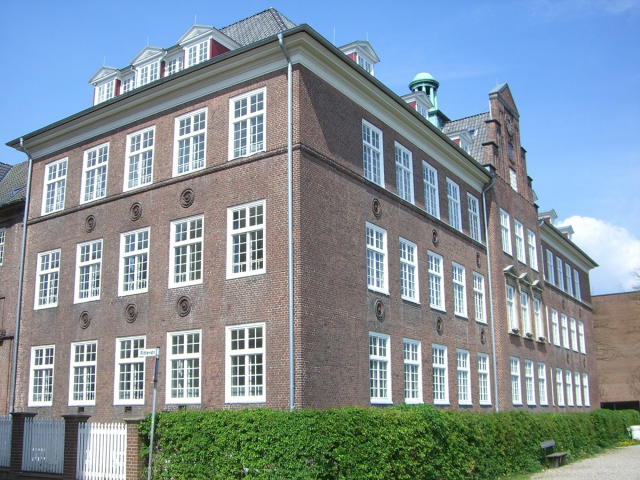
#> input picture images/Building.png, 1280 x 960 px (shown at 1/2 size)
$ jupyter execute --allow-errors building.ipynb   (shell and % lines are left out)
#> lines starting #> are read from the running program, lines starting #| are printed output that depends on the picture; after the words box and inside, x2 and y2 are one past the last pixel; in counts of white or black regions, pixels touching at a corner belong together
### tools.py
import numpy as np
from matplotlib import pyplot as plt
import matplotlib.cm as cm

#############################################################################

def multiPlot( n, m, img_tuple, title_tuple, cmap_tuple=None, dispType_tuple=None, vmin_tuple=None, vmax_tuple=None):
    plt.figure(figsize=(20,10))
    for i in np.arange( n * m):
        if img_tuple[i] is None:
            continue

        if cmap_tuple is not None:
            cmap = cmap_tuple[i]
        else:
            cmap=None

        if dispType_tuple is not None:
            dispType = dispType_tuple[i]
        else:
            dispType=None

        if vmin_tuple is not None:
            vmin = vmin_tuple[i]
        elif dispType == 'histogram':
            vmin = 0
        else:
            vmin=None

        if vmax_tuple is not None:
            vmax = vmax_tuple[i]
        elif dispType == 'histogram':
            vmax = 255
        else:
            vmax=None

        if dispType == 'histogram':
            plt.subplot( n, m, i + 1), plt.hist( img_tuple[i].ravel(), bins=256, range=( vmin, vmax)) #, fc='k', ec='k')
        else:
            plt.subplot( n, m, i + 1), plt.imshow( img_tuple[i], cmap=cmap, vmin=vmin, vmax=vmax)
            plt.xticks([]), plt.yticks([])

        plt.title( title_tuple[i])

    #manager = plt.get_current_fig_manager()
    #manager.resize(*manager.window.maxsize())
    plt.show()

#############################################################################

def saturate_cast_uint8( image):
    return np.where( image > 255.0, 255.0, np.where( image < 0.0, 0.0, image)).astype( np.uint8)

#############################################################################

from matplotlib.colors import LinearSegmentedColormap

# [8 lines left out: function getRandomColorMap, not called in this run]

### building.ipynb
[cell 1]
import numpy as np                     # Numerical algorithms on arrays
import cv2                             # OpenCV
from matplotlib import pyplot as plt   # Plot library
import matplotlib.cm as cm             # Image color map
import tools                           # A few helpers to plot multiple images
from PIL import Image                  # For rescaling images
from ipywidgets import interact, fixed # Interact with images

[cell 2]
img_link = 'images/Building.png'

[cell 3]
imm = Image.open(img_link)
#> imm is the input picture: PIL image 1280x960 RGB; mean R, G, B 132.4, 146.5, 155
imm= imm.quantize(2)
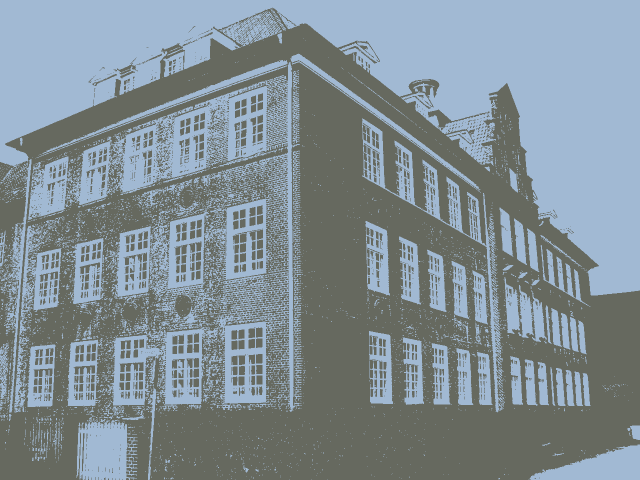
#> imm: PIL image 1280x960 P (shown at 1/2 size); mean R, G, B 129.5, 142.3, 149.1

tools.multiPlot(1, 1, (imm,), ('imm',), cmap_tuple=(cm.gray,))

imm2 = np.asarray(imm)
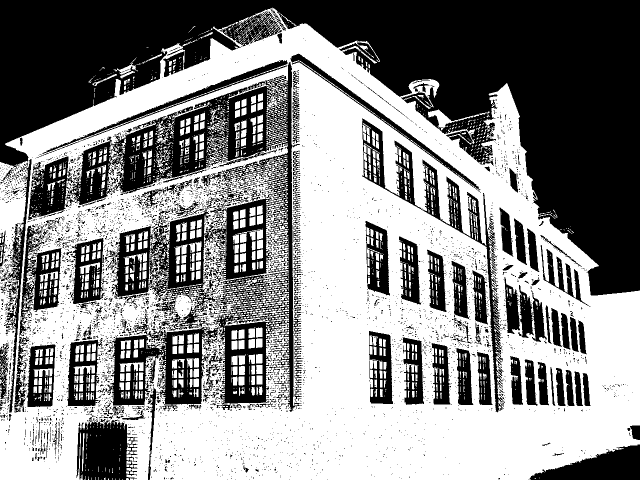
#> imm2: shape (960, 1280) (shown at 1/2 size); values 0 (black) and 1 (white), 53.3% white; 4626 black regions (4309 under 20 px), largest, box (x1, y1, x2, y2) and area: (0, 0, 1280, 591) 292631, (56, 124, 604, 824) 117038, (724, 237, 1009, 825) 15434
print(type(imm2))
#| <class 'numpy.ndarray'>
tools.multiPlot(1, 1, (imm2,), ('imm2',), cmap_tuple=(cm.gray,))

#> (the rest of this cell did not finish here and is left out)

[cell 4]
#histogram

import matplotlib.cm as cm

gray = cv2.imread(img_link, cv2.IMREAD_GRAYSCALE)
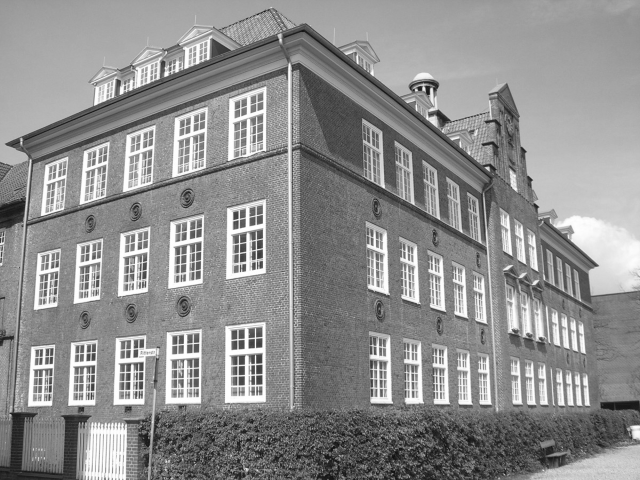
#> gray: shape (960, 1280) (shown at 1/2 size); min 6, max 255, mean 142.8

hist_np, bins = np.histogram( gray.ravel(),256,[0,256])
#> hist_np = 256 values, max 14459 at index 162, min 0 at index 0, mean 4800; bins = 257 values from 0 to 256

hist_cv = cv2.calcHist( [gray],[0],None,[256],[0,256])
#> hist_cv has the same summary as hist_np

# Plot an histogram with matplotlib
plt.hist(gray.ravel(), bins=256, range=(0,255))
plt.show()
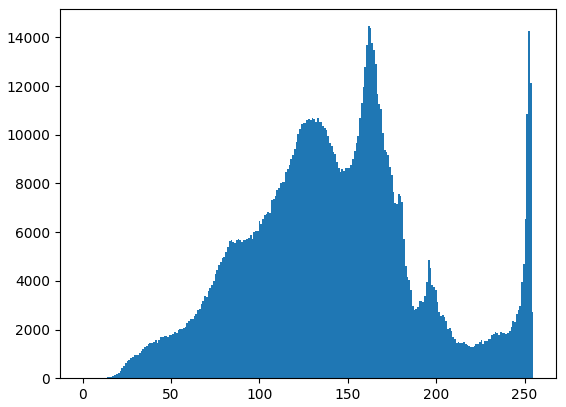
#> figure drawn by matplotlib, 1 panel; tallest bar 14459 high, from x = 161.4 to 162.4

[cell 5]
# prefiltrering and scaling

img = cv2.imread(img_link, cv2.IMREAD_GRAYSCALE)
img = imm2

iGausKernelSize = 7
imgFilt = cv2.GaussianBlur(img, (iGausKernelSize, iGausKernelSize), 0)
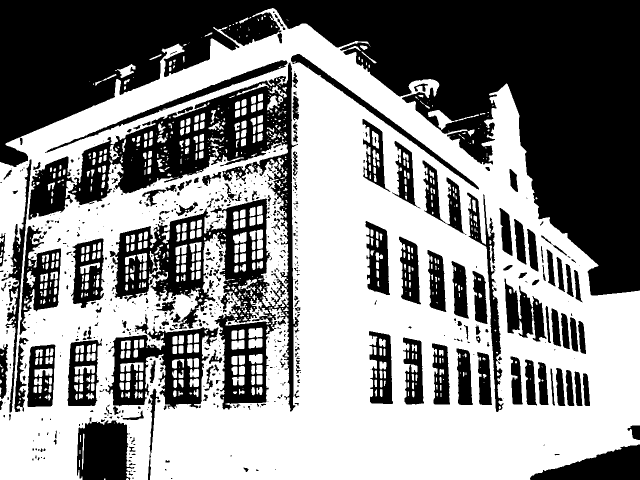
#> imgFilt: shape (960, 1280) (shown at 1/2 size); values 0 (black) and 1 (white), 54.1% white; 731 black regions (476 under 20 px), largest, box (x1, y1, x2, y2) and area: (0, 0, 1280, 591) 296369, (136, 125, 598, 823) 95094, (211, 628, 437, 818) 16872

medianBlurKernelSize = 7
#imgFilt = cv2.medianBlur(img, medianBlurKernelSize)

#imgFilt = cv2.bilateralFilter(img, 20, 100, 60)


threshVal = 1
ret, imgThres = cv2.threshold(img, threshVal, 255, cv2.THRESH_TOZERO)
#> imgThres: shape (960, 1280); every value is 0
#> ret = 1
# [4 lines of commented-out code are left out]

iReducFactor = 2
iStart = iReducFactor // 2
imgReduc = imgThres[iStart::iReducFactor, iStart::iReducFactor]
#> imgReduc: shape (480, 640); every value is 0

# compute the median of the single channel pixel intensities
med = np.median(imgReduc)
#> med = 0

# apply automatic Canny edge detection using the computed median
sigma = 0.3
loThreshold = int( max( 0, (1.0 - sigma) * med))
#> loThreshold = 0
hiThreshold = int( min( 255, (1.0 + sigma) * med))
#> hiThreshold = 0


edges = cv2.Canny(imgReduc, loThreshold, hiThreshold, apertureSize=3, L2gradient=False)
edges_dilated = cv2.dilate(edges, np.ones((2,2), dtype=np.uint8))

edges = edges_dilated

# plot all the images
tools.multiPlot( 1, 2, (img, imgFilt,),
                       ('Normal', 'GaussianBlur', ),
                        cmap_tuple=(cm.gray, cm.gray, ))

tools.multiPlot(1, 2, ( imgThres, edges,), ('thresholding', 'Edges',), cmap_tuple=(cm.gray, cm.gray,))

tools.multiPlot(1, 1, (edges_dilated,), ('Edges dilated',), cmap_tuple=(cm.gray,))

[cell 6]
# prefiltrering and scaling - from TP

img = cv2.imread(img_link, cv2.IMREAD_GRAYSCALE)

iGausKernelSize = 11
imgFilt = cv2.GaussianBlur(img, (iGausKernelSize, iGausKernelSize), 0)


iReducFactor = 2
iStart = iReducFactor // 2
imgReduc = imgFilt[iStart::iReducFactor, iStart::iReducFactor]
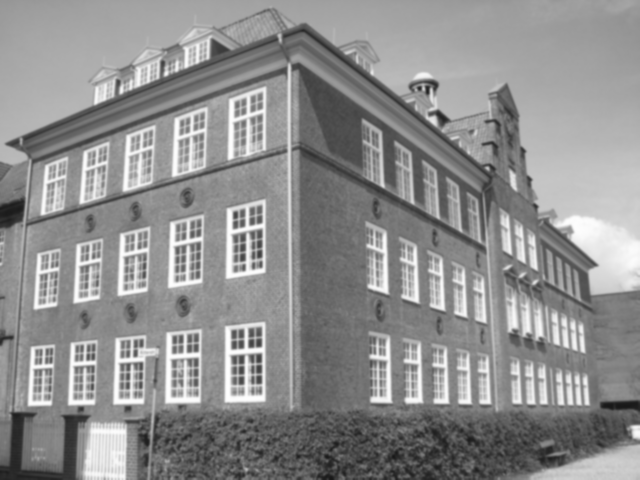
#> imgReduc: shape (480, 640); min 24, max 254, mean 142.7


# compute the median of the single channel pixel intensities
med = np.median(imgReduc)
#> med = 144


# apply automatic Canny edge detection using the computed median
sigma = 0.3
loThreshold = int( max( 0, (1.0 - sigma) * med))
#> loThreshold = 100
hiThreshold = int( min( 255, (1.0 + sigma) * med))
#> hiThreshold = 187

edges = cv2.Canny( imgReduc, loThreshold, hiThreshold, apertureSize=3, L2gradient=False)
#> edges: shape (480, 640); 9.7% white in thin lines or dots
edges_dilated = cv2.dilate(edges, np.ones((2,2), dtype=np.uint8))
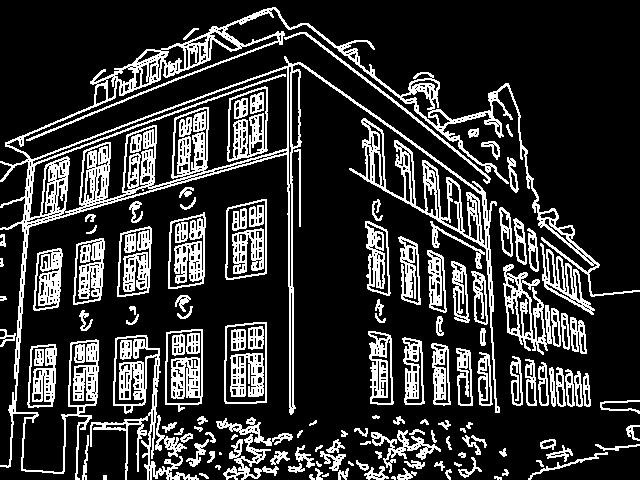
#> edges_dilated: shape (480, 640); 20.5% white in thin lines or dots
edges = edges_dilated


# plot all the images
tools.multiPlot( 1, 2, (img, imgFilt,),
                       ('Normal', 'GaussianBlur',),
                        cmap_tuple=(cm.gray, cm.gray,))

tools.multiPlot(1, 1, (edges,), ('Edges',), cmap_tuple=(cm.gray,))
#> the sliders are set to minLineLength = 30, maxLineGap = 15

[cell 7]
#Hough

def update(minLineLength=15, maxLineGap=4):
#> called with minLineLength = 30, maxLineGap = 15
    img = cv2.imread(img_link, cv2.IMREAD_COLOR)
    lines = cv2.HoughLinesP(edges,1,np.pi/180,100,np.array([]),minLineLength,maxLineGap)
#> lines = 519 rows, first 6: [22, 227, 292, 150], [11, 166, 297, 62], [7, 229, 300, 145], [114, 380, 202, 383], [209, 93, 266, 124], [114, 364, 202, 357]
    for l in lines:
        for x1,y1,x2,y2 in l:
            cv2.line(img,(2*x1,2*y1),(2*x2,2*y2),(0,255,0),3)
#> this loop made 519 passes
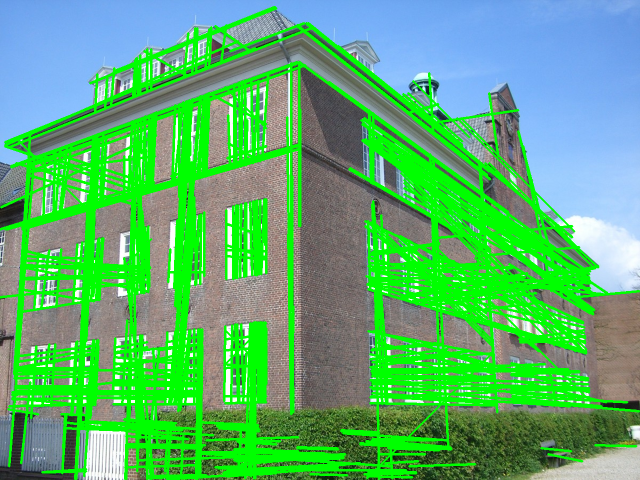
#> img: shape (960, 1280, 3) (shown at 1/2 size); mean B, G, R 110.3, 178, 90


    tools.multiPlot(1, 2, (img, edges),
                        ('Original image', 'Canny'),
                        cmap_tuple=(cm.gray, cm.gray))
interact(update, minLineLength = (0, 60, 5), maxLineGap = (0, 30, 1))

[cell 8]
height, width = img.shape[:2]
#> height = 960; width = 1280
mat = np.zeros((height,width))

minLineLength = 35
maxLineGap = 2

lines = cv2.HoughLinesP(edges,1,np.pi/180,100,np.array([]),minLineLength,maxLineGap)
#> lines = 114 rows, first 6: [22, 227, 275, 155], [47, 153, 297, 62], [22, 225, 125, 195], [353, 172, 489, 248], [126, 479, 127, 441], [75, 479, 78, 422]
for l in lines:
    for x1,y1,x2,y2 in l:
        cv2.line(mat,(2*x1,2*y1),(2*x2,2*y2),(255,255,255),3)
#> this loop made 114 passes
#> l on passes 1 to 12: [[22, 227, 275, 155]], [[47, 153, 297, 62]], [[22, 225, 125, 195]], [[353, 172, 489, 248]], [[126, 479, 127, 441]], [[75, 479, 78, 422]], [[28, 165, 272, 77]], [[539, 382, 589, 386]], [[23, 264, 29, 175]], [[299, 62, 485, 197]], [[304, 32, 487, 175]], [[231, 374, 266, 377]]
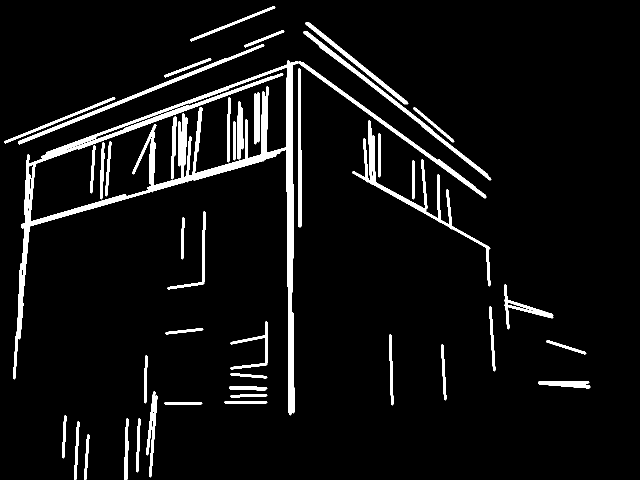
#> mat: shape (960, 1280) float64 (shown at 1/2 size); 6.1% white; 45 white regions, largest, box (x1, y1, x2, y2) and area: (26, 120, 973, 831) 34220, (704, 240, 981, 573) 5151, (606, 62, 983, 361) 3618

iReducFactor = 2
iStart = iReducFactor // 2
imgReduc = mat[iStart::iReducFactor, iStart::iReducFactor]
#> imgReduc: shape (480, 640) float64; 6% white; 45 white regions, largest, box (x1, y1, x2, y2) and area: (13, 60, 486, 415) 8323, (352, 120, 490, 286) 1296, (303, 31, 491, 180) 907

print(imgReduc.shape, edges.shape)
#| (480, 640) (480, 640)

tools.multiPlot(1, 2, (imgReduc, edges),
                        ('Original image', 'Canny'),
                        cmap_tuple=(cm.gray, cm.gray))

cv2.imwrite('lines.png', imgReduc)
t = cv2.imread('lines.png', cv2.IMREAD_GRAYSCALE)

imgReduc.astype(int)

print(type(edges))
#| <class 'numpy.ndarray'>

print(max(imgReduc[:, 30]), max(edges[:, 30]))
#| 255.0 255

img_and = cv2.bitwise_and(t, edges)
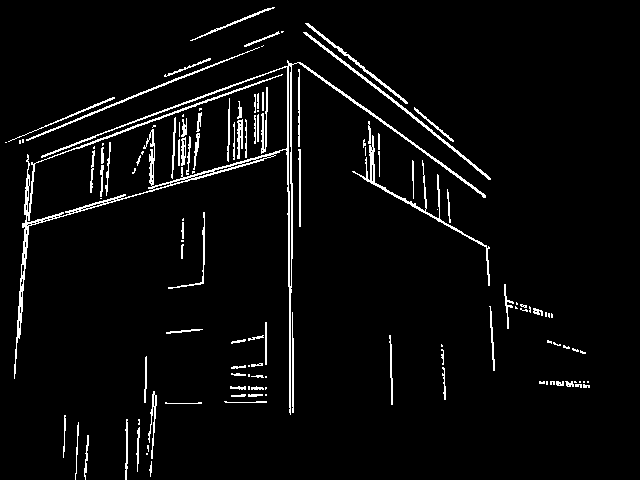
#> img_and: shape (480, 640); 4.2% white in thin lines or dots
